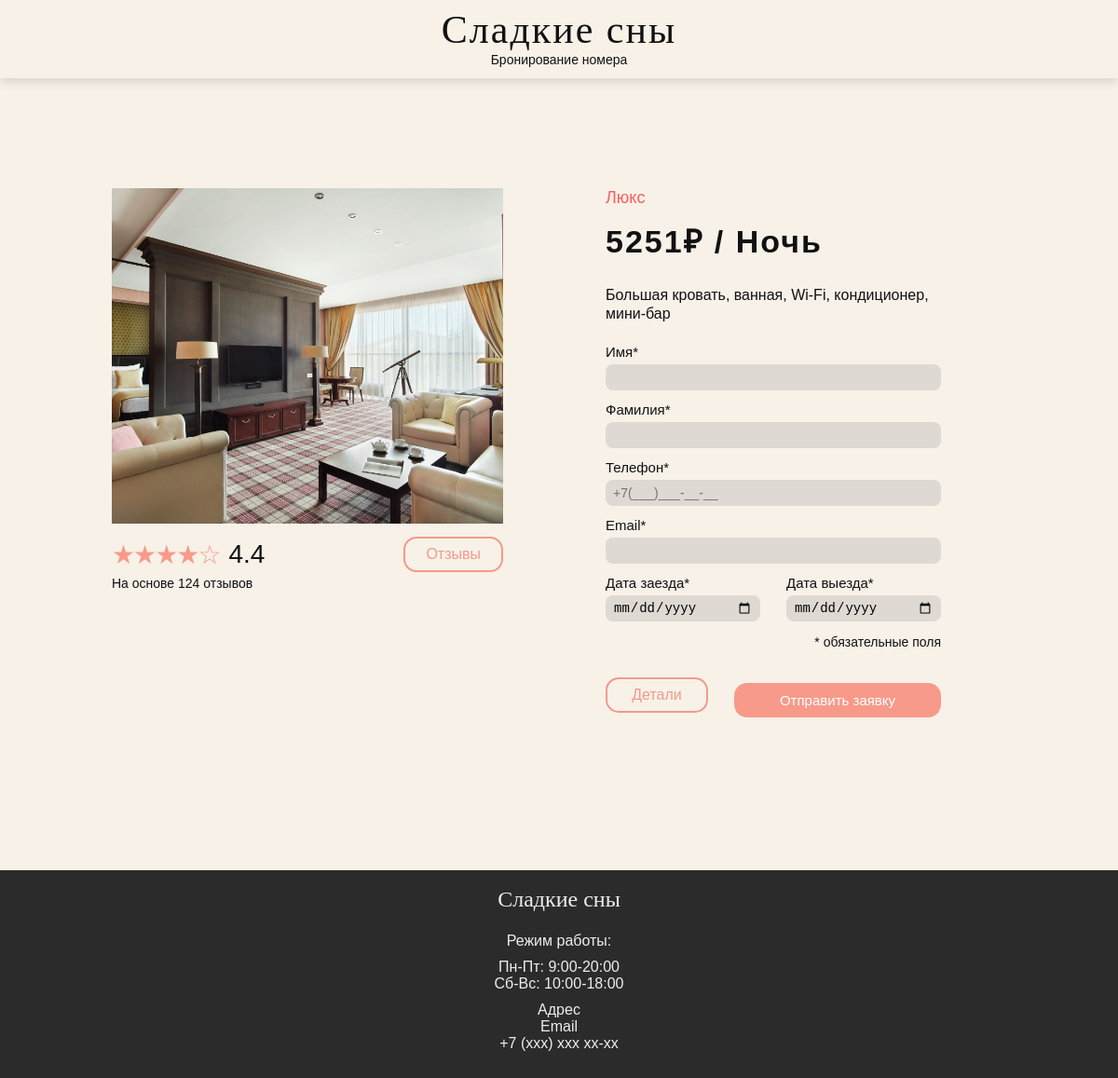
Screenshot of /booking.php?room_id=3 with the database file from the repository.
### tables this page shows
CREATE TABLE rooms (
    room_id INT AUTO_INCREMENT PRIMARY KEY,
    category_id INT NOT NULL,
    title VARCHAR(150) NOT NULL,
    price DECIMAL(10, 2) NOT NULL,
    image VARCHAR(255) NOT NULL,
    description TEXT NOT NULL,
    characteristics TEXT NOT NULL,

    FOREIGN KEY (category_id) REFERENCES categories(category_id)
        ON DELETE RESTRICT
        ON UPDATE CASCADE
);

CREATE TABLE categories (
    category_id INT AUTO_INCREMENT PRIMARY KEY,
    name VARCHAR(100) NOT NULL,
    color VARCHAR(30) NOT NULL
);

### booking.php (the view, shortened to what this page needs)
<?php
require_once 'config.php';
$roomId = $_GET['room_id'] ?? $_POST['room_id'] ?? null;
try {
    $stmt = $pdo->prepare("
        SELECT
            rooms.*,
            categories.name AS category_name,
            categories.color AS category_color
        FROM rooms
        INNER JOIN categories ON rooms.category_id = categories.category_id
        WHERE rooms.room_id = ?
    ");
    $stmt->execute([$roomId]);
    $room = $stmt->fetch(PDO::FETCH_ASSOC);
} catch (PDOException $e) {
    die('Ошибка получения номера: ' . $e->getMessage());
}
$name = '';
$surname = '';
$phone = '';
$email = '';
$checkIn = '';
$checkOut = '';
function getCategoryTextClass($color)
{
    switch ($color) {
        case 'red':
            return 'category-text-red';
    }
}
$categoryTextClass = getCategoryTextClass($room['category_color']);
?>
<!DOCTYPE html>
<html lang="ru">
<head>
    <link rel="stylesheet" href="css/style.css">
</head>
<body>
<header class="header">
    <h1>Сладкие сны</h1>
    <p>Бронирование номера</p>
</header>
<main class="main">
    <section class="booking-page">
        <div class="booking-left">
            <div class="booking-image">
                <img
                    src="images/<?= htmlspecialchars($room['image']) ?>"
                    alt="<?= htmlspecialchars($room['title']) ?>"
                >
            </div>
            <div class="rating-row">
                <div class="stars">★★★★☆</div>
                <div class="rating-value">4.4</div>
                <a href="#" class="btn btn-reviews">Отзывы</a>
            </div>
            <p class="reviews-count">На основе 124 отзывов</p>
        </div>
        <div class="booking-right">
            <p class="booking-category <?= htmlspecialchars($categoryTextClass) ?>">
                <?= htmlspecialchars($room['category_name']) ?>
            </p>
            <p class="booking-price">
                <?= number_format($room['price'], 0, '', '') ?>₽ / Ночь
            </p>
            <p class="booking-characteristics">
                <?= htmlspecialchars($room['characteristics']) ?>
            </p>
            <form method="POST" action="booking.php" class="booking-form">
                <label>
                    Имя*
                    <input
                        type="text"
                        name="guest_name"
                        value="<?= htmlspecialchars($name) ?>"
                    >
                </label>
                <label>
                    Фамилия*
                    <input
                        type="text"
                        name="guest_surname"
                        value="<?= htmlspecialchars($surname) ?>"
                    >
                </label>
                <label>
    Телефон*
    <input
        type="tel"
        name="phone"
        id="phoneInput"
        placeholder="+7(___)___-__-__"
        maxlength="16"
        value="<?= htmlspecialchars($phone) ?>"
    >
</label>
                <label>
                    Email*
                    <input
                        type="text"
                        name="email"
                        value="<?= htmlspecialchars($email) ?>"
                    >
                </label>
                <div class="date-row">
                    <label>
                        Дата заезда*
                        <input
                            type="date"
                            name="check_in"
                            value="<?= htmlspecialchars($checkIn) ?>"
                        >
                    </label>
                    <label>
                        Дата выезда*
                        <input
                            type="date"
                            name="check_out"
                            value="<?= htmlspecialchars($checkOut) ?>"
                        >
                    </label>
                </div>
                <p class="required-note">* обязательные поля</p>
                <div class="booking-actions">
                    <a href="index.php" class="btn btn-details">Детали</a>
                    <button type="submit" class="btn btn-booking-submit">
                        Отправить заявку
                    </button>
                </div>
            </form>
        </div>
    </section>
</main>
<footer class="footer">
    <h2>Сладкие сны</h2>
    <p>Режим работы:</p>
    <p>Пн-Пт: 9:00-20:00<br>Сб-Вс: 10:00-18:00</p>
    <p>Адрес<br>Email<br>+7 (xxx) xxx xx-xx</p>
</footer>
</body>
</html>

### css/style.css (style rules this page uses)
* { box-sizing: border-box; }
body { margin: 0; background: #f7f1e8; color: #111; font-family: Arial, sans-serif; }
.header { text-align: center; padding: 8px 0 12px; background: #f7f1e8; box-shadow: 0 4px 10px rgba(0, 0, 0, 0.12); }
.header h1 { margin: 0; font-family: Georgia, serif; font-size: 42px; font-weight: 400; letter-spacing: 2px; }
.header p { margin: 0; font-size: 14px; }
.main { min-height: 850px; padding: 28px 20px 70px; }
.btn { display: inline-block; text-decoration: none; border: none; cursor: pointer; font-family: inherit; }
.footer { min-height: 210px; padding: 18px 20px; background: #2b2b2b; color: #eee; text-align: center; }
.footer h2 { margin: 0 0 22px; font-family: Georgia, serif; font-weight: 400; }
.footer p { margin: 10px 0; font-size: 16px; }
.booking-page { max-width: 960px; margin: 60px auto 80px; display: grid; grid-template-columns: 1fr 1fr; gap: 70px; align-items: start; }
.booking-image { position: relative; width: 100%; height: 330px; overflow: hidden; }
.booking-image img { width: 100%; height: 100%; object-fit: cover; display: block; }
.booking-price { margin: 0 0 18px; font-size: 28px; font-weight: 700; letter-spacing: 1px; }
.booking-characteristics { margin: 0 0 22px; font-size: 16px; line-height: 1.4; }
.booking-form { display: flex; flex-direction: column; gap: 14px; }
.booking-form label { display: flex; flex-direction: column; gap: 6px; font-size: 15px; }
.booking-form input { width: 100%; padding: 12px 14px; border: 1px solid #d6cfc6; border-radius: 8px; background: #e1dcd5; font-size: 15px; outline: none; }
.required-note { margin: 4px 0 0; font-size: 14px; text-align: right; }
.btn-booking-submit { margin-top: 12px; width: 100%; padding: 14px 20px; background: #f79a8a; color: #fff; border-radius: 12px; font-size: 16px; }
.booking-page { max-width: 960px; margin: 90px auto 90px; display: grid; grid-template-columns: 420px 1fr; gap: 110px; align-items: start; }
.booking-left { width: 420px; }
.booking-image { width: 420px; height: 360px; overflow: hidden; }
.rating-row { display: flex; align-items: center; margin-top: 14px; gap: 10px; }
.stars { font-size: 28px; color: #f79a8a; letter-spacing: -2px; }
.rating-value { font-size: 28px; }
.btn-reviews { margin-left: auto; min-width: 105px; padding: 8px 22px; border: 2px solid #f29a8b; border-radius: 14px; color: #f29a8b; text-align: center; background: transparent; }
.reviews-count { margin: 4px 0 0; font-size: 14px; }
.booking-right { width: 360px; }
.booking-category { margin: 0 0 12px; font-size: 18px; }
.category-text-red { color: #ff5b61; }
.booking-price { margin: 0 0 26px; font-size: 34px; font-weight: 700; letter-spacing: 2px; }
.booking-characteristics { margin: 0 0 22px; font-size: 16px; line-height: 1.25; }
.booking-form { width: 360px; display: flex; flex-direction: column; gap: 12px; }
.booking-form label { display: flex; flex-direction: column; gap: 5px; font-size: 15px; }
.booking-form input { width: 100%; height: 28px; padding: 4px 8px; border: none; background: #ded9d2; font-size: 14px; outline: none; }
.date-row { display: grid; grid-template-columns: 1fr 1fr; gap: 28px; }
.required-note { margin: 2px 0 12px; text-align: right; font-size: 14px; }
.booking-actions { display: flex; justify-content: space-between; align-items: center; gap: 28px; }
.btn-details { min-width: 110px; padding: 8px 24px; border: 2px solid #f29a8b; border-radius: 14px; color: #f29a8b; text-align: center; background: transparent; }
.btn-booking-submit { min-width: 190px; padding: 10px 24px; background: #f79a8a; color: #fff; border-radius: 14px; font-size: 15px; }

### rows the page displays
rooms: image (picture), category.name "Люкс", price "5251", characteristics "Большая кровать, ванная, Wi-Fi, кондиционер, мини-бар"
